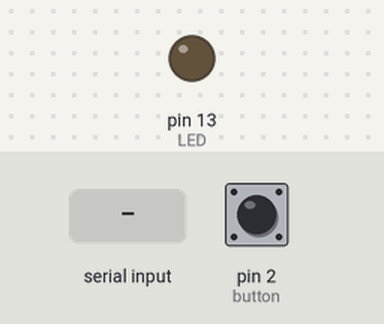
Simulated run of this sketch. Board: Arduino Uno, built with avr-gcc and run on an emulated ATmega328P. Parts: output pins drawn as LEDs (lit = HIGH). Inputs (shaded band) come from the test bench; at power-on: pin 2 (button) HIGH. What the sketch prints to the serial monitor is not drawn.

Above: at 1.1 s.
1.2 s: "1" received over Serial
At 2.5 s:
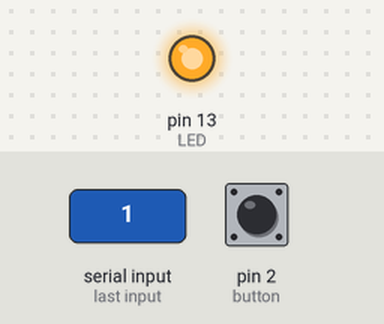
2.8 s: pin 2 (button) pulled LOW for 0.15 s
At 4.0 s:
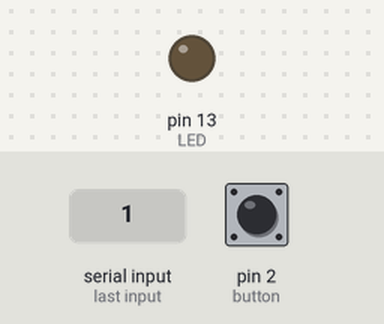
4.4 s: pin 2 (button) pulled LOW for 1 s
At 5.2 s:
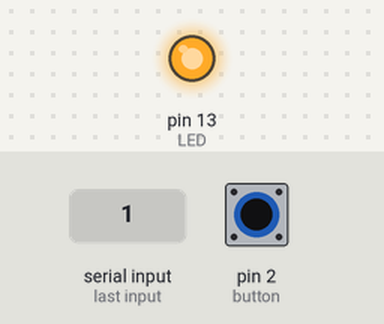
Timing chart, 0 to 7.4 s (numbered marks = the images above; inputs shaded):
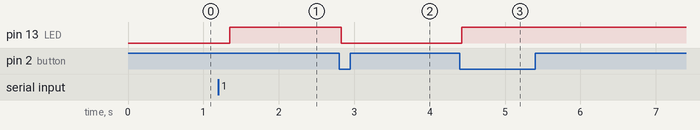

The sketch:

MotorStressor.ino
```cpp
////////////////////////////////////////////////////////////////////////
// MotorStressor to Serial
// By Oscar Frias (@_frix_) 2017
// www.OscarFrias.com
//
// Very Simple program that sends a char via serial every time a button is pressed on pin#2
//
// The purpose is to have a "very long" Motor Stress Test without constant operator supervision.
// One of the DIWire Moons PL23HSAP4300-4AG motors is commanded to rotate a determined amount
// at a given speed for max torque. The motor has a torque arm connected to the output shaft,
// and this arm presses on a pushrod. The pushrod then presses on the button read by this script,
// telling the Processing sketch to revert motion and repeat.
//
// Therefore, this sketch takes the role of test supervisor.
//
// The pushrod only presses the button if the arm is able to defeat a 25lb/in spring, so that the motor
// is stressed to about 85% of its peak torque. The purpose of this test is to stress the motor and
// determine durability. This test was devised due to the motor-gearbox coupler failures of July 2017.
//
// On the other end, a Processing sketch will read the char sent by this sketch and send a move to a tinyG.
//
// Thanks to the Arduino Playground for the examples.
////////////////////////////////////////////////////////////////////////

// Define button pin
#define button 2
#define LED 13

// Serial byte in
int inByte = 0;
int bState=0;
int lastBState=LOW;
int ledState=HIGH;

// The button will be debounced to prevent errors
long lastDebounceTime=0;
long debounceDelay=25;
long counter=0;

void setup() {
  // Start the Serial
  Serial.begin(115200);
  delay(100);
  establishContact(); // Send handshake to Processing

  pinMode(button,INPUT_PULLUP);
  pinMode(LED,OUTPUT);
  digitalWrite(LED,LOW);
}


void loop() {
  // DEBOUNCE BLOCK
  int reading = digitalRead(button);
  if (reading != lastBState) {
    // reset the debouncing timer
    lastDebounceTime = millis();
  }
  if ((millis() - lastDebounceTime) > debounceDelay) {
  // if the button state has changed:
    if (reading != bState) {
      bState = reading;

      // ACTION BLOCK. BUTTON IS NC, SO
      // ONLY ACT IF STATE IS LOW
      if (bState == LOW) {
        Serial.write("P");        // tell processing that the button was pressed
        ledState = !ledState;
        counter++;
        Serial.println(counter);  // for debugging

      }
    }
  }
  // set the LED:
  digitalWrite(LED, ledState);
  // save the reading.  Next time through the loop,
  // it'll be the lastButtonState:
  lastBState = reading;
}


// Let's handshake with processing.
// Send a char until they reply
void establishContact(){
  while(Serial.available() <= 0){
    Serial.write("A");
    delay(250);
  }
}
```

Measured:
- after the input at 1.2 s, pin 13 (LED): LOW → HIGH after 0.15 s
- after the input at 2.8 s, pin 13 (LED): HIGH → LOW at once
- after the input at 4.4 s, pin 13 (LED): LOW → HIGH at once
